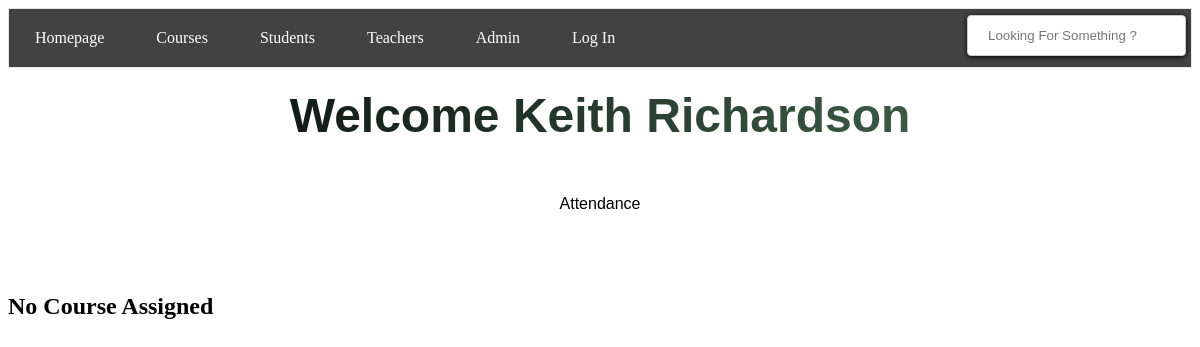
/teacher/2, run on an earlier commit of the app's database.
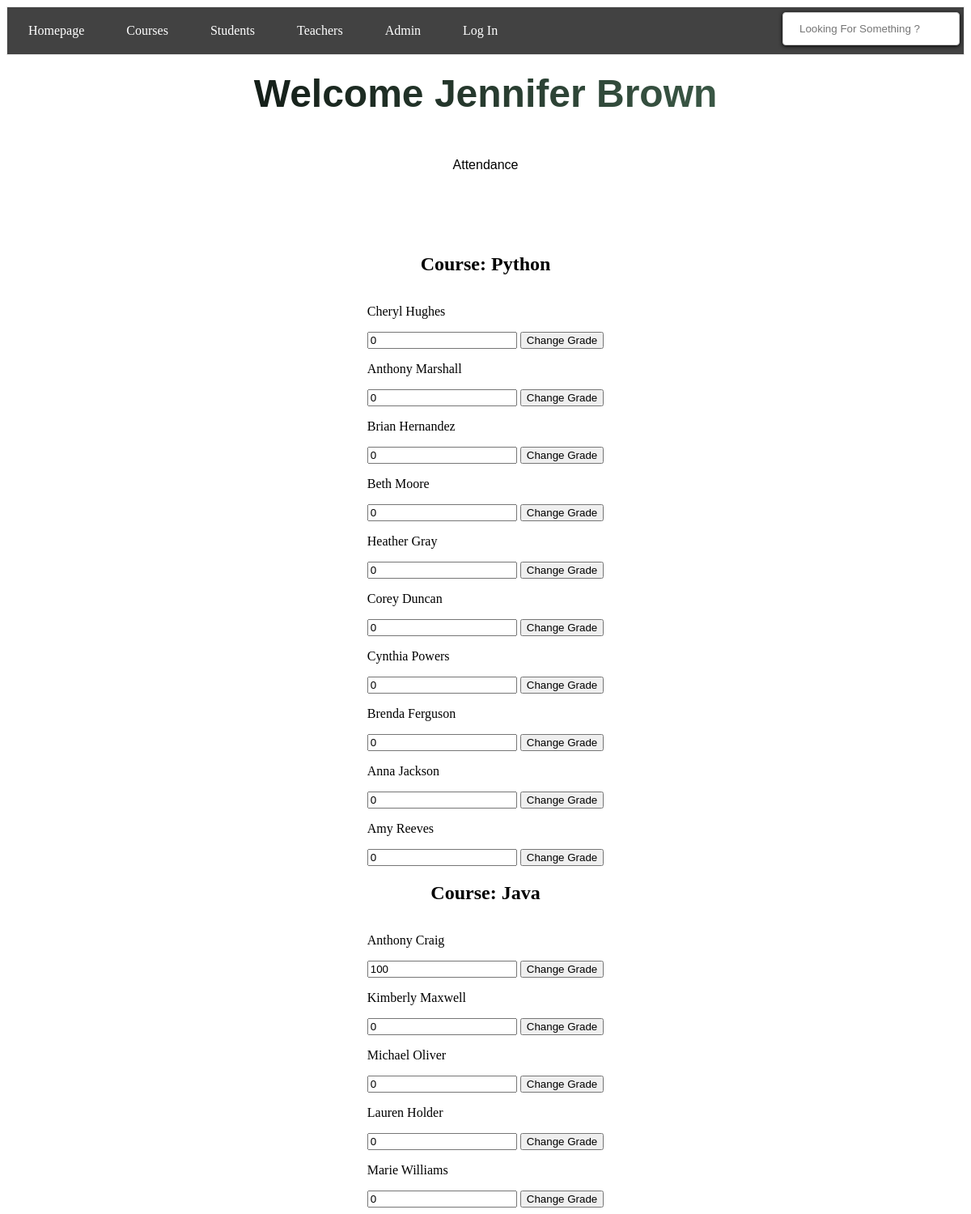
And on a later commit of the database.
### tables this page shows
CREATE TABLE teachers (
                id INTEGER PRIMARY KEY, 
                name TEXT NOT NULL,
                email TEXT NOT NULL UNIQUE
            );

CREATE TABLE courses (
                id INTEGER PRIMARY KEY, 
                name TEXT NOT NULL,
                description TEXT,
                teacher_id INTEGER NOT NULL,
                FOREIGN KEY (teacher_id) REFERENCES teachers (id)
            );

CREATE TABLE students (
                id INTEGER PRIMARY KEY, 
                name TEXT NOT NULL,
                email TEXT UNIQUE NOT NULL,
                phone TEXT,
                photo_filename TEXT
            );

### app.py (the view)
@app.route('/teacher/<teacher_id>', methods=['GET', 'POST'])
def teacher_page(teacher_id):
    if request.method == 'POST':
        s_grade = request.form["grade"]
        s_id = request.form["s_id"]
        c_id = request.form["c_id"]
        execute_query(
            f"UPDATE students_courses SET grade='{s_grade}' WHERE student_id={s_id} AND course_id={c_id}")
        return redirect(url_for("teacher_page", teacher_id=teacher_id))
    else:
        c_ids = [c[0] for c in execute_query(
            f"SELECT id FROM courses WHERE teacher_id={teacher_id}")]
        student_ids = [s[0] for s in execute_query(
            f"SELECT student_id FROM students_courses WHERE course_id IN ({','.join(map(str, c_ids))})")]
        course = [Course(c_id, name, desc, t_id) for c_id, name, desc, t_id in execute_query(
            f"SELECT * FROM courses WHERE teacher_id={teacher_id}")]
        t_name = [n[0] for n in execute_query(
            f"SELECT name from teachers WHERE id={teacher_id}")]
        grades = {}
        for student_id in student_ids:
            grades_info = execute_query(
                f"SELECT course_id,grade FROM students_courses WHERE student_id={student_id} AND course_id IN ({','.join(map(str, c_ids))})")
            grades[student_id] = {c_id: grade for c_id, grade in grades_info}
        return render_template("teacher_profile.html", t_name=t_name[0], course=course, grades=grades, t_id=teacher_id)

### classes.py (called while the page is built)
    def teacher_name(self,teacher_id):
        name = [name[0] for name in execute_query(f"SELECT name FROM teachers WHERE id='{teacher_id}'")]
        return name[0]

    def assigned_students(self):
        student_ids = [c_id[0] for c_id in execute_query(f"SELECT student_id FROM students_courses WHERE course_id='{self.c_id}'")]
        student_names_ids = []
        for i in student_ids:
            name = [n[0] for n in execute_query(f"SELECT name FROM students WHERE id={i}")]
            student_names_ids.append([i,name[0]])
        return student_names_ids

### setup_db.py (called while the page is built)
def execute_query(sql):
    with sqlite3.connect("students.db") as conn:
        cur = conn.cursor()
        cur.execute(sql)
    return cur.fetchall()

### templates/teacher_profile.html (shortened to what this page needs)
{% include "header.html" %}
{% block content %}
    {% include "navbar.html" %}
    <h1>Welcome {{ t_name }}</h1>
    <div class="attendance"><a href="/teacher/{{ t_id }}/attendance">Attendance</a></div>
    {% if course %}
    {% for c in course %}
    <div class="course-head"><h2>Course: {{ c.name }}</h2></div>
        {% for student in c.students %}
            <div class="students-grades">
                <form action="" method="post">
                    <p> {{ student[1] }}</p>
                    {% set student_grades = grades.get(student[0], {}) %}
                    {% set grade = student_grades.get(c.c_id, None) %}
                    <input type="number" name="grade" id="" value="{{ grade }}">
                    <input type="submit" value="Change Grade">
                </form>
            </div>
        {% endfor %}
    {% endfor %}
{% else %}
    <h2>No Course Assigned</h2>
{% endif %}
{% endblock %}

What changed in the data, as far as the page shows it:
changed teachers: name "Keith Richardson" → "Jennifer Brown"
now on this page (row edited): courses: name "Python"
now on this page (row edited): students: name "Cheryl Hughes", grade "0", shown under "Python"
now on this page (row edited): students: name "Anthony Marshall", grade "0", shown under "Python"
now on this page (row edited): students: name "Brian Hernandez", grade "0", shown under "Python"
now on this page (row edited): students: name "Beth Moore", grade "0", shown under "Python"
now on this page (row edited): students: name "Heather Gray", grade "0", shown under "Python"
now on this page (row edited): students: name "Corey Duncan", grade "0", shown under "Python"
now on this page (row edited): students: name "Cynthia Powers", grade "0", shown under "Python"
now on this page (row edited): students: name "Brenda Ferguson", grade "0", shown under "Python"
now on this page (row edited): students: name "Anna Jackson", grade "0", shown under "Python"
now on this page (row edited): students: name "Amy Reeves", grade "0", shown under "Python"
now on this page (row edited): courses: name "Java"
now on this page (row edited): students: name "Anthony Craig", grade "100", shown under "Java"
now on this page (row edited): students: name "Kimberly Maxwell", grade "0", shown under "Java"
now on this page (row edited): students: name "Michael Oliver", grade "0", shown under "Java"
now on this page (row edited): students: name "Lauren Holder", grade "0", shown under "Java"
now on this page (row edited): students: name "Marie Williams", grade "0", shown under "Java"
Also different on the page:
new list line: "Course:"
text no longer shown: "No Course Assigned"
